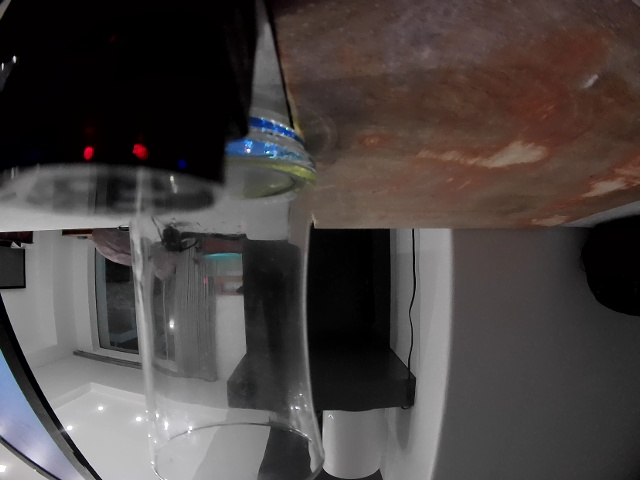
#> input picture SRC/TaxiDriver2.0 Open/camera_captures/capture_20250910_174105_000030.jpg, 640 x 480 px
$ python -i camera_controller_multiprocessing_slave.py   (imports and definitions only)
#> lines starting #> are read from the running program, lines starting #| are printed output that depends on the picture; after the words box and inside, x2 and y2 are one past the last pixel; in counts of white or black regions, pixels touching at a corner belong together
#> further down, picture is the input picture: shape (480, 640, 3); mean B, G, R 65.8, 67.2, 73.3
#!/usr/bin/env python3
"""
Camera Controller Slave for Multiprocessin        self.color_bounds = {
            'green': {'lower': np.array([35, 80, 30]), 'upper': np.array([150, 255, 255])},
            'red': {'lower1': np.array([0, 120, 70]), 'upper1': np.array([10, 255, 255]),
                    'lower2': np.array([170, 120, 70]), 'upper2': np.array([180, 255, 255])}
        }gration with TaxiDriver
Detects objects and shares detection data through shared memory
"""

import cv2
import sys
import os
import time
import numpy as np
import multiprocessing
import threading
from datetime import datetime

# Set display for OpenCV (optional for headless operation)
os.environ['DISPLAY'] = ':0'

# Import relay control functions
try:
    from relay_control import setup_gpio, activate_relay, cleanup
    RELAY_AVAILABLE = True
except ImportError as e:
    RELAY_AVAILABLE = False
    print(f"Warning: Could not import relay control: {e}")

# Camera configuration
camera_index = 0
MAX_CAMERA_RETRIES = 10
RETRY_DELAY = 2

# [26 lines left out: function try_open_camera, not called in this run]

class CameraControllerSlave:
    def __init__(self, width=640, height=480):
        self.frame_width = width
        self.frame_height = height
        self.current_hsv_frame = None
        self.camera_fov = 140

        # Morphological kernel for image processing
        self.morph_kernel = np.ones((5, 5), np.uint8)


        # Color detection bounds
        self.color_bounds = {
            'green': {'lower': np.array([35, 80, 60]), 'upper': np.array([150, 255, 255])},
            'red': {'lower1': np.array([0, 120, 70]), 'upper1': np.array([10, 255, 255]),
                    'lower2': np.array([170, 120, 70]), 'upper2': np.array([180, 255, 255])}
        }

        # Calibration points for angle estimation
        self.calibration_points = [
            (100, -45), (134, -40), (166, -35), (194, -30), (222, -25),
            (232, -20), (256, -15), (286, -10), (312, -5), (352, 0),
            (379, 5), (405, 10), (436, 15), (461, 20), (489, 25),
            (518, 30), (539, 35), (589, 40), (594, 45),
        ]
        self.calibration_points.sort(key=lambda x: x[0])

    # [24 lines left out: function _estimate_horizontal_angle, not called in this run]

    def _process_contours(self, mask, color_name, line_y):
        """Process contours and return detection data"""
        detections = []
        contours, _ = cv2.findContours(mask, cv2.RETR_TREE, cv2.CHAIN_APPROX_SIMPLE)

        for cnt in contours:
            if cv2.contourArea(cnt) > 150:
                x, y, w, h = cv2.boundingRect(cnt)
                if y < line_y < y + h:
                    rect = cv2.minAreaRect(cnt)
                    rotation_angle = int(rect[2])
                    object_center_x = x + w // 2
                    bearing_angle = self._estimate_horizontal_angle(object_center_x)

                    detection = {
                        'color': color_name,
                        'center_x': object_center_x,
                        'center_y': y + h // 2,
                        'bearing': bearing_angle,
                        'area': cv2.contourArea(cnt),
                        'bbox': (x, y, w, h),
                        'rotation': rotation_angle,
                        'timestamp': time.time()
                    }
                    detections.append(detection)

        return detections

    def process_frame(self, frame):
        """Process a single frame and return all detections"""
        if frame is None:
            return []

        halfway_line_y = self.frame_height // 2 - 20

        # Convert to HSV for color detection
        hsv_frame = cv2.cvtColor(frame, cv2.COLOR_BGR2HSV)
#> hsv_frame: shape (480, 640, 3); mean H, S, V 45.2, 57.5, 74.4
        self.current_hsv_frame = hsv_frame

        all_detections = []

        # Process each color
        for color_name, bounds in self.color_bounds.items():
            if color_name == 'red':
                mask1 = cv2.inRange(hsv_frame, bounds['lower1'], bounds['upper1'])
                mask2 = cv2.inRange(hsv_frame, bounds['lower2'], bounds['upper2'])
                final_mask = cv2.bitwise_or(mask1, mask2)
            else:
                final_mask = cv2.inRange(hsv_frame, bounds['lower'], bounds['upper'])

            # Morphological operations to clean up the mask
            final_mask = cv2.erode(final_mask, self.morph_kernel, iterations=1)
            final_mask = cv2.dilate(final_mask, self.morph_kernel, iterations=1)

            # Process contours and get detections
            detections = self._process_contours(final_mask, color_name, halfway_line_y)
            all_detections.extend(detections)
#> this loop made 2 passes
#> pass 1, in process_frame, `final_mask = cv2.inRange(hsv_frame, bounds['lower'], bounds['upper'])`:
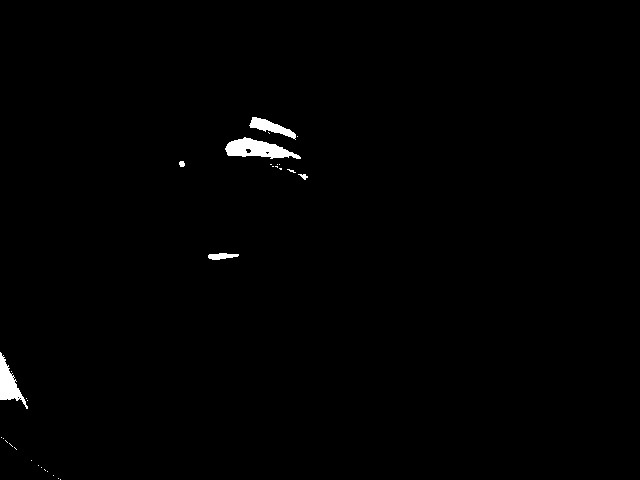
#> final_mask: shape (480, 640); 0.73% white; 31 white regions (25 under 20 px), largest, box (x1, y1, x2, y2) and area: (225, 137, 301, 159) 936, (0, 352, 28, 409) 630, (249, 117, 296, 140) 417, (208, 253, 239, 260) 149, (298, 174, 308, 180) 31, (179, 161, 185, 167) 30
#> pass 1, in process_frame, `final_mask = cv2.erode(final_mask, self.morph_kernel, iterations=1)`:
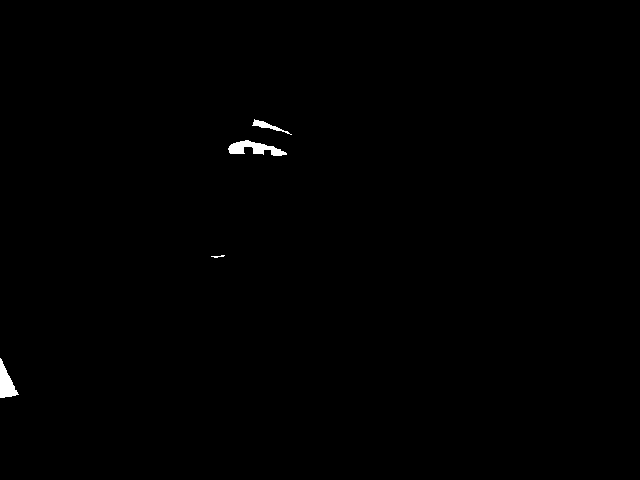
#> final_mask: shape (480, 640); 0.34% white; 4 white regions, box (x1, y1, x2, y2) and area: (228, 140, 287, 156) 484, (0, 358, 19, 398) 391, (252, 119, 292, 135) 157, (211, 255, 225, 258) 21
#> pass 1, in process_frame, `final_mask = cv2.dilate(final_mask, self.morph_kernel, iterations=1)`:
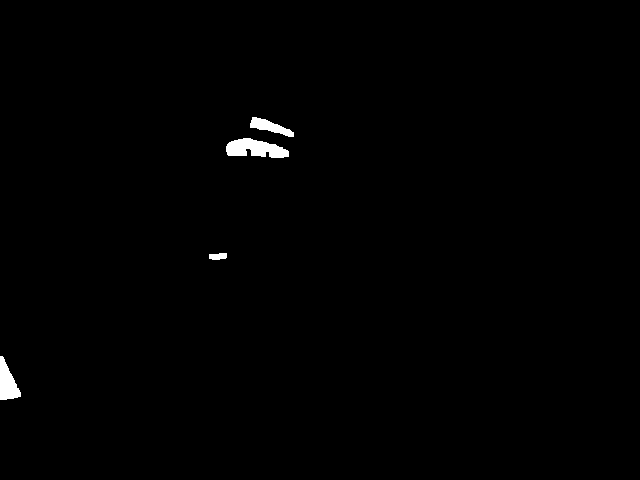
#> final_mask: shape (480, 640); 0.62% white; 4 white regions, box (x1, y1, x2, y2) and area: (226, 138, 289, 158) 852, (0, 356, 21, 400) 555, (250, 117, 294, 137) 397, (209, 253, 227, 260) 105
#> pass 2, in process_frame, `mask1 = cv2.inRange(hsv_frame, bounds['lower1'], bounds['upper1'])`:
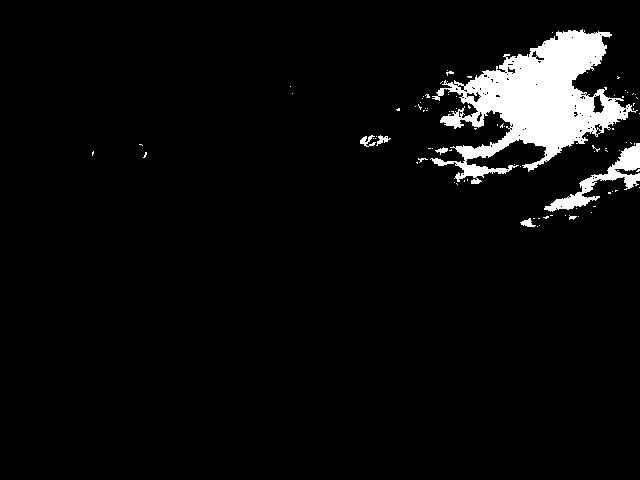
#> mask1: shape (480, 640); 5% white; 90 white regions (81 under 20 px), largest, box (x1, y1, x2, y2) and area: (430, 29, 638, 184) 13177, (544, 143, 640, 212) 1559, (360, 135, 376, 147) 92
#> after the loop:
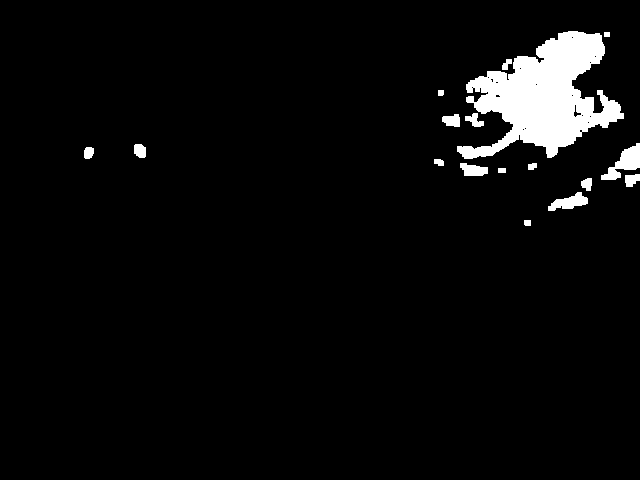
#> final_mask: shape (480, 640); 4.3% white; 17 white regions, largest, box (x1, y1, x2, y2) and area: (457, 31, 624, 159) 10773, (601, 143, 640, 180) 643, (548, 192, 588, 211) 401
#> after the loop, all_detections = []

        return all_detections

# [202 lines left out: functions camera_controller_process, decode_detection_data, not called in this run]

# [15 lines not run here, left out]

>>> import cv2
>>> picture = cv2.imread('../TaxiDriver2.0 Open/camera_captures/capture_20250910_174105_000030.jpg')
>>> result = CameraControllerSlave().process_frame(picture)
#> result = []
